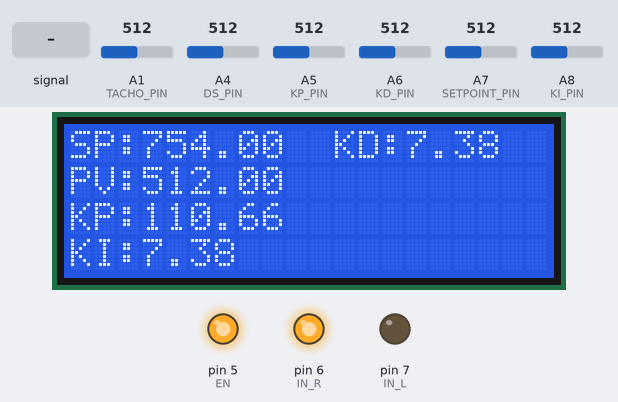
This program was run on a simulated Arduino Mega 2560, built with avr-gcc and run on an emulated ATmega2560. Parts: 20×4 character LCD, output pins drawn as LEDs (lit = HIGH). The test bench sets the inputs (shaded band); at power-on: A7 (SETPOINT_PIN) = 512, A1 (TACHO_PIN) = 512, A5 (KP_PIN) = 512, A8 (KI_PIN) = 512, A4 (DS_PIN) = 512, A6 (KD_PIN) = 512. What the program prints to the serial monitor is not drawn.

Above: at 1.3 s.
1.4 s: A7 (SETPOINT_PIN) set to 359
At 2.6 s:
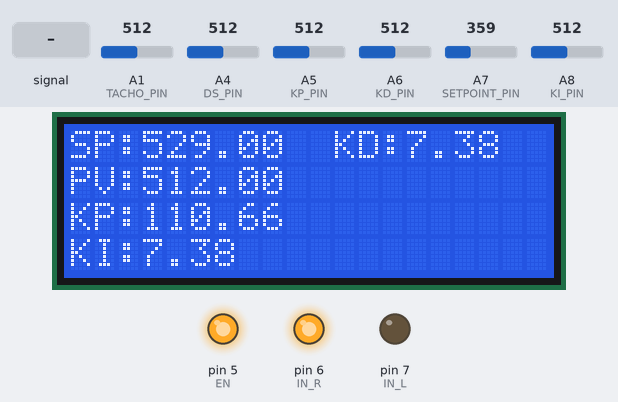
3.0 s: A7 (SETPOINT_PIN) set to 341
At 3.4 s:
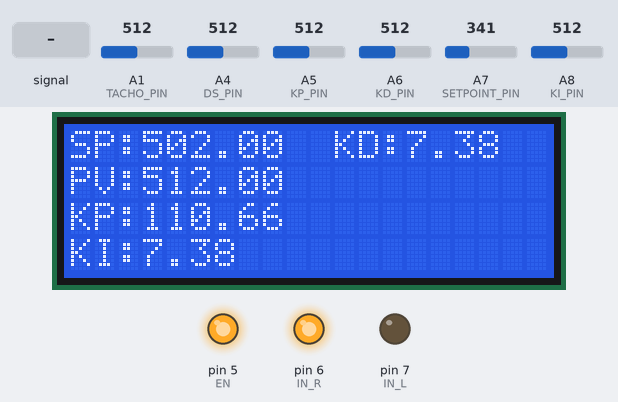
6.0 s: A1 (TACHO_PIN) fed a 200 Hz sine of ±81 counts around its level
At 6.52 s:
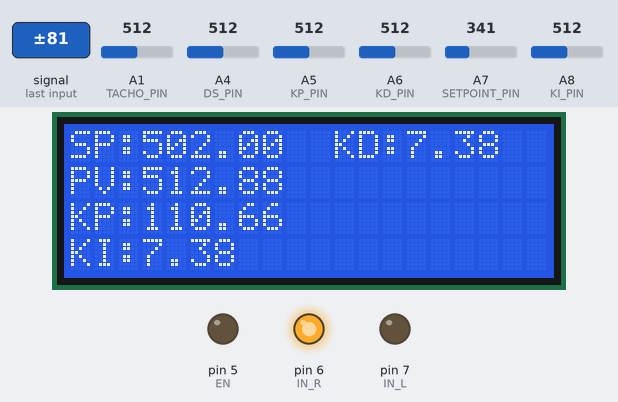
8.3 s: A1 (TACHO_PIN) set to 716
At 8.7 s:
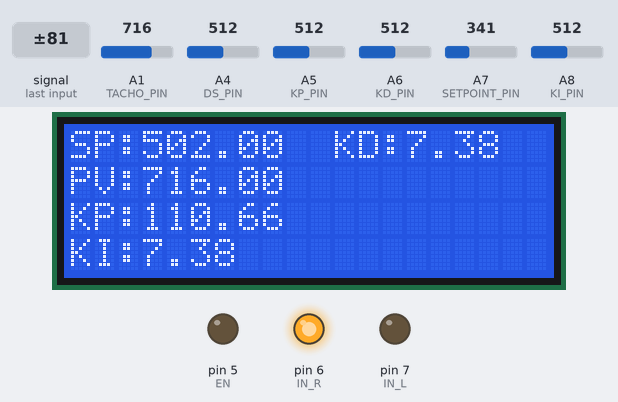
9.9 s: A5 (KP_PIN) set to 716
At 10.4 s:
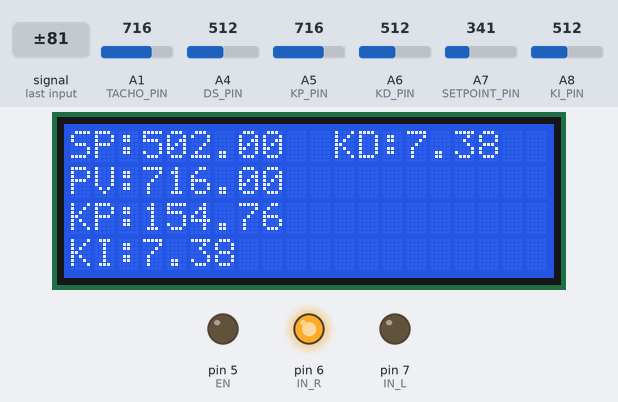
11.5 s: A8 (KI_PIN) set to 716
At 12.5 s:
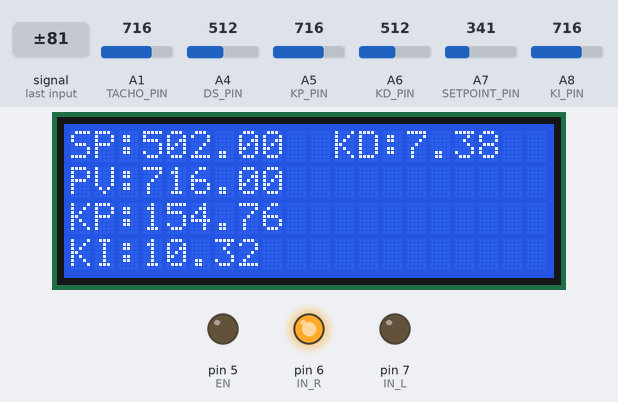
Timing chart, 0 to 14.1 s (numbered marks = the images above; inputs shaded):
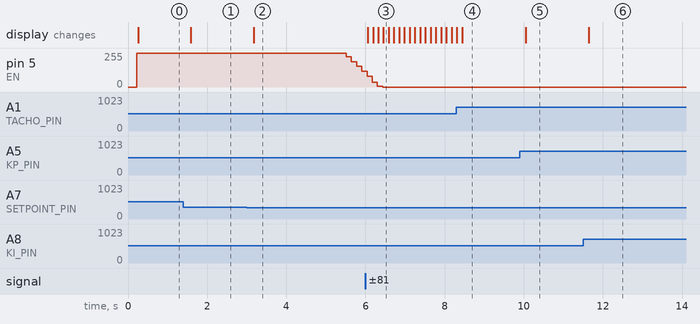

Measured:
- after the input at 1.4 s, the display: changes after 0.18 s (image 1)
- after the input at 3.0 s, pin 5 (EN): 255/255 → 228/255 after 2.5 s, → 191/255 0.13 s later, → 154/255 0.13 s later, → 118/255 0.13 s later; the display: changes after 0.17 s (image 2)
- after the input at 6.0 s, the display: first changes after 0.06 s (image 3 shows a later state)
- after the input at 9.9 s, the display: changes after 0.16 s (image 5)
- after the input at 11.5 s, the display: changes after 0.14 s (image 6)

The program:

main.cpp
```cpp
/*
  EDUCATIONAL SERVO ES151
  CREATED BY : ALIM SATRIA F.W.K
  GITHUB : https://github.com/justraven
*/

/*
  note for mapping potentiometers (raw value)
  TACHO =
  SP    = 0 ~ 694
  KP    = 0 ~ 694
  KI    = 0 ~ 694
  KD    = 0 ~ 694
  DS    = 0 ~ 694
*/

#define SYSTEM_USE_COMMA 1 // uncomment if your computer use ',' separator
#define SYSTEM_FILTER_TEST 1 // uncomment if testing filter

#include <Arduino.h>
#include <Wire.h>
#include <LiquidCrystal_I2C.h>
#include <parsing.h>

//----- define pins -----//
#define TACHO_PIN A1

#define SETPOINT_PIN A7
#define KP_PIN A5
#define KI_PIN A8
#define KD_PIN A6
#define DS_PIN A4

#define IN_L 7
#define IN_R 6
#define EN 5

//----- kalman filter parameter -----//
// typedef struct{

//   float A = 1;
//   float H = 1;
//   float P = 1;

//   float Q = 0.1;
//   float R = 4;

//   float x_pred = 0;
//   float p_pred = 0;

//   float x_corr = 0;
//   float p_corr = 0;

//   float x_pred_last = 0;
//   float p_pred_last = 0;

//   int x_corr_int = 0;

//   float K = 0;

// }kalmanParameter_t;

// //----- define low pass parameter -----//
// typedef struct{

//   float input = 0;
//   float coefficient = 0.70;
//   float lastData = 0;
//   float filter = 0;

// }lowPassParameter_t;

//----- define PID parameter -----//
typedef struct
{

  float feedback = 0;
  float setPoint = 0;
  float KP = 0;
  float KI = 0;
  float KD = 0;
  int DS = 0; // data sampling, use for filter

  float KPValue = 0;
  float KIValue = 0;
  float KDValue = 0;

  float error = 0;
  float lastError = 0;

  float totalError = 0;
  float deltaError = 0;

  int maxControl = 255;
  int minControl = 0;

  int controlSignal = 0;

  // no time sampling setting, because loop period is fix. TS pin instead will be use for data sampling

} PIDParameters_t;

//----- define Moving Average filter parameter -----//
typedef struct
{

  float sum = 0;
  float average = 0;

} MovingAverageParameters_t;

//----- Parsing variable -----//
typedef struct
{

  float mode = 0; // mode selection, zero for using potentiometer, one for using LabView

  float setPoint = 0;

  float KP = 0;
  float KI = 0;
  float KD = 0;
  float DS = 0;

  float lastKD = 0;// using last data to sort out error

} ParsingVariable_t;

//----- call function -----//
PIDParameters_t parameter;
LiquidCrystal_I2C lcd(0x27, 20, 4);
ParsingVariable_t parsing;

MovingAverageParameters_t MA;
// kalmanParameter_t kalman;
// lowPassParameter_t lowpass;

//----- define loop period -----//
unsigned long t = 0;
uint8_t loopPeriod = 50; // loop period is 50ms

//----- map float -----//
float mapFloat(float x, float inMin, float inMax, float outMin, float outMax)
{
  return (x - inMin) * (outMax - outMin) / (inMax - inMin) + outMin;
}

//----- moving average filter -----//
float movingAverageFilter(uint8_t analogPin, int N)
{

  MA.sum = 0;

  for (int i = 0; i < N; i++)
    MA.sum += analogRead(analogPin);

  MA.average = MA.sum / N;

  return MA.average;
}


void setup()
{

  lcd.begin(20, 4);
  lcd.init();
  lcd.backlight();

  pinMode(IN_R, OUTPUT);
  pinMode(IN_L, OUTPUT);

  Serial.begin(115200);

  digitalWrite(IN_L, LOW);
  digitalWrite(IN_R, HIGH);
}

void loop()
{

  if (millis() - t > loopPeriod)
  {

    t += loopPeriod;

    if(Serial.available() > 0)
    {

      READ_DATA_UNTIL('\n');
      data.replace(',', '.');
      parseString();

      parsing.mode = DATA_STR(0).toFloat();

      parsing.setPoint = DATA_STR(1).toFloat();
      parsing.KP = DATA_STR(2).toFloat();
      parsing.KI = DATA_STR(3).toFloat();
      parsing.KD = DATA_STR(4).toFloat();
      parsing.DS = DATA_STR(5).toFloat();

      if(parsing.KD == parsing.setPoint)
        parsing.KD = parsing.lastKD;

      parsing.lastKD = parsing.KD;

      // Serial.flush();

    }

    if (parsing.mode == 0)
    {
      parameter.setPoint = map(movingAverageFilter(SETPOINT_PIN,20), 0, 694, 0, 1023);
      constrain(parameter.setPoint, 0, 1023);
      parameter.KP = mapFloat(movingAverageFilter(KP_PIN,40), 0, 694, 0, 150);
      parameter.KI = mapFloat(movingAverageFilter(KI_PIN,20), 0, 694, 0, 10) ;
      parameter.KD = mapFloat(movingAverageFilter(KD_PIN,20), 0, 694, 0, 10);
      parameter.DS = map(movingAverageFilter(DS_PIN,20), 0, 694, 25, 150);
    }
    else if (parsing.mode == 1)
    {
      parameter.setPoint = parsing.setPoint;
      parameter.KP = parsing.KP;
      parameter.KI = parsing.KI;
      parameter.KD = parsing.KD;
      parameter.DS = parsing.DS;
    }

    parameter.feedback = movingAverageFilter(TACHO_PIN, 600);
    // parameter.feedback = filterLowPass(analogRead(TACHO_PIN));

    parameter.error = parameter.setPoint - parameter.feedback;
    parameter.totalError += parameter.error;

    if (parameter.totalError >= parameter.maxControl)
      parameter.totalError = parameter.maxControl;
    else if (parameter.totalError <= parameter.minControl)
      parameter.totalError = parameter.minControl;

    parameter.deltaError = parameter.error - parameter.lastError;

    parameter.KPValue = (parameter.KP / 100) * parameter.error;
    parameter.KIValue = (parameter.KI / 100) * parameter.totalError * loopPeriod;
    parameter.KDValue = (parameter.KD / loopPeriod) * parameter.deltaError;

    parameter.controlSignal = parameter.KPValue + parameter.KIValue + parameter.KDValue;

    if (parameter.controlSignal >= parameter.maxControl)
      parameter.controlSignal = parameter.maxControl;
    else if (parameter.controlSignal <= parameter.minControl)
      parameter.controlSignal = parameter.minControl;

    analogWrite(EN, parameter.controlSignal);

    parameter.lastError = parameter.error;

#ifdef SYSTEM_USE_COMMA

    String S = String(parameter.setPoint);
    String F = String(parameter.feedback);
    String P = String(parameter.KP);
    String I = String(parameter.KI);
    String D = String(parameter.KD);
    String T = String(parameter.DS);
    String O = String(parameter.controlSignal);

    S.replace('.', ',');
    F.replace('.', ',');
    P.replace('.', ',');
    I.replace('.', ',');
    D.replace('.', ',');
    T.replace('.', ',');
    O.replace('.', ',');

    Serial.println(
      'S' + S +
      'F' + F +
      'P' + P +
      'I' + I +
      'D' + D +
      'T' + T +
      'O' + O
    );

#else

    Serial.println(

        "S" + String(parameter.setPoint) +
        "F" + String(parameter.feedback) +
        "P" + String(parameter.KP) +
        "I" + String(parameter.KI) +
        "D" + String(parameter.KD) +
        "T" + String(parameter.DS) +
        "O" + String(parameter.controlSignal)

    );

#endif

    lcd.setCursor(0, 0);
    lcd.print("SP:");
    lcd.print(parameter.setPoint);
    lcd.setCursor(0, 1);
    lcd.print("PV:");
    lcd.print(parameter.feedback);
    lcd.setCursor(0,2);
    lcd.print("KP:");
    lcd.print(parameter.KP);
    lcd.setCursor(0,3);
    lcd.print("KI:");
    lcd.print(parameter.KI);
    lcd.setCursor(11,0);
    lcd.print("KD:");
    lcd.print(parameter.KD);
    lcd.flush();
  }
}
```
